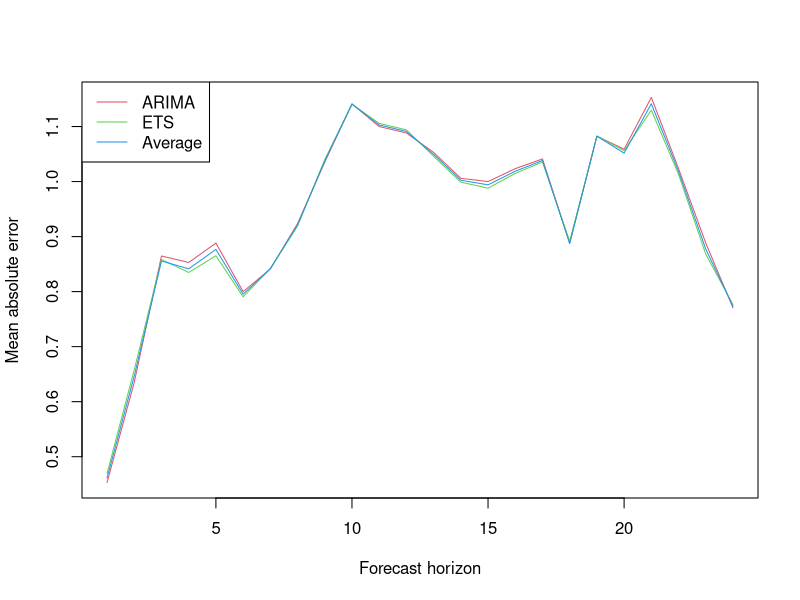

Write R code to recreate this figure.
  
  #====================================================================================================
  #
  # Time series cross validation
  # 
  #====================================================================================================
  
    library(here)
    library(caret)
    library(forecast)
    library(tidyverse)

    # Sample data
    data(economics)
    unemploy <- economics$psavert[1:100]
    
    # Timeslices
    timeslices <- createTimeSlices(unemploy, initialWindow = 60, fixedWindow = TRUE, horizon = 24)

    # Matrix to store errors
    arima.error <- ets.error <- ave.error <- matrix(NA, length(timeslices$train), 24)
    
    # Loop
    for (i in 1:length(timeslices$train)) {
    
      # Subset data
      train <- unemploy[timeslices$train[i] %>% unlist() %>% unname()]
      test <- unemploy[timeslices$test[i] %>% unlist() %>% unname()]
  
      # Forecasts
      arima <- forecast(auto.arima(train), h = 24)["mean"] %>% unlist() %>% unname()
      ets <- forecast(ets(train), h = 24)["mean"] %>% unlist() %>% unname()
      ave <- rowMeans(cbind(arima, ets))
      
      # Calculatet error and store
      arima.error[i, 1:length(arima)] <- abs(arima - test)
      ets.error[i, 1:length(arima)] <- abs(ets - test)
      ave.error[i, 1:length(arima)] <- abs(ave - test)   
    
    }
    
    # Plot
    plot(colMeans(arima.error), type = "l", col = 2, xlab = "Forecast horizon", ylab = "Mean absolute error")
    lines(colMeans(ets.error), col = 3)
    lines(colMeans(ave.error), col = 4)
    legend("topleft", legend = c("ARIMA", "ETS", "Average"), col = 2:4, lty = 1)
    
    